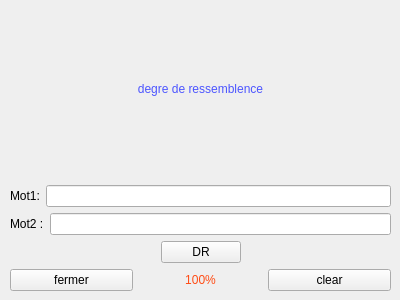
<?xml version="1.0" encoding="UTF-8"?>
<ui version="4.0">
 <class>Form</class>
 <widget class="QWidget" name="Form">
  <property name="geometry">
   <rect>
    <x>0</x>
    <y>0</y>
    <width>400</width>
    <height>300</height>
   </rect>
  </property>
  <property name="windowTitle">
   <string>Form</string>
  </property>
  <widget class="QWidget" name="verticalLayoutWidget">
   <property name="geometry">
    <rect>
     <x>10</x>
     <y>0</y>
     <width>381</width>
     <height>291</height>
    </rect>
   </property>
   <layout class="QVBoxLayout" name="verticalLayout">
    <property name="sizeConstraint">
     <enum>QLayout::SetNoConstraint</enum>
    </property>
    <item>
     <widget class="QLabel" name="label">
      <property name="styleSheet">
       <string notr="true">color: rgb(76, 85, 255);
font: 75 14pt &quot;MS Shell Dlg 2&quot;;</string>
      </property>
      <property name="text">
       <string>&lt;html&gt;&lt;head/&gt;&lt;body&gt;&lt;p align=&quot;center&quot;&gt;degre de ressemblence&lt;/p&gt;&lt;/body&gt;&lt;/html&gt;</string>
      </property>
     </widget>
    </item>
    <item>
     <layout class="QHBoxLayout" name="horizontalLayout_2">
      <item>
       <widget class="QLabel" name="label_2">
        <property name="text">
         <string>Mot1:</string>
        </property>
       </widget>
      </item>
      <item>
       <widget class="QLineEdit" name="t1"/>
      </item>
     </layout>
    </item>
    <item>
     <layout class="QHBoxLayout" name="horizontalLayout_3">
      <item>
       <widget class="QLabel" name="label_3">
        <property name="text">
         <string>Mot2 :</string>
        </property>
       </widget>
      </item>
      <item>
       <widget class="QLineEdit" name="t2"/>
      </item>
     </layout>
    </item>
    <item>
     <layout class="QHBoxLayout" name="horizontalLayout_4">
      <item>
       <spacer name="horizontalSpacer">
        <property name="orientation">
         <enum>Qt::Horizontal</enum>
        </property>
        <property name="sizeHint" stdset="0">
         <size>
          <width>40</width>
          <height>20</height>
         </size>
        </property>
       </spacer>
      </item>
      <item>
       <widget class="QPushButton" name="b1">
        <property name="text">
         <string>DR</string>
        </property>
       </widget>
      </item>
      <item>
       <spacer name="horizontalSpacer_2">
        <property name="orientation">
         <enum>Qt::Horizontal</enum>
        </property>
        <property name="sizeHint" stdset="0">
         <size>
          <width>40</width>
          <height>20</height>
         </size>
        </property>
       </spacer>
      </item>
     </layout>
    </item>
    <item>
     <layout class="QHBoxLayout" name="horizontalLayout">
      <item>
       <widget class="QPushButton" name="b3">
        <property name="text">
         <string>fermer</string>
        </property>
       </widget>
      </item>
      <item>
       <widget class="QLabel" name="l1">
        <property name="styleSheet">
         <string notr="true">color: rgb(255, 76, 21);
font: 14pt &quot;Segoe Script&quot;;</string>
        </property>
        <property name="text">
         <string>&lt;html&gt;&lt;head/&gt;&lt;body&gt;&lt;p align=&quot;center&quot;&gt;100%&lt;/p&gt;&lt;/body&gt;&lt;/html&gt;</string>
        </property>
       </widget>
      </item>
      <item>
       <widget class="QPushButton" name="b2">
        <property name="text">
         <string>clear</string>
        </property>
       </widget>
      </item>
     </layout>
    </item>
   </layout>
  </widget>
 </widget>
 <resources/>
 <connections/>
</ui>
